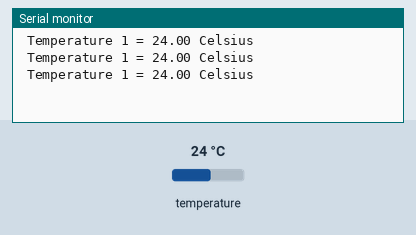
The sketch below on a simulated Arduino Uno, built with avr-gcc and run on an emulated ATmega328P. Shown: the last lines printed to the serial monitor. The inputs (shaded band) are chosen by the test bench; at power-on: temperature 24 °C.

Above: at 1.5 s.
1.6 s: temperature set to 12 °C
At 2.5 s:
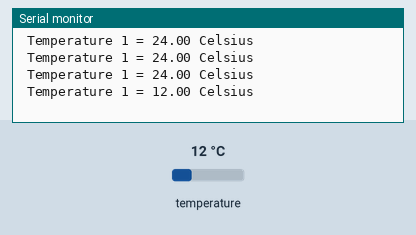
3.1 s: temperature set to 19 °C
At 3.8 s:
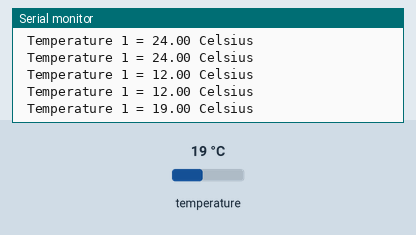
Timing chart, 0 to 6.1 s (numbered marks = the images above; inputs shaded):
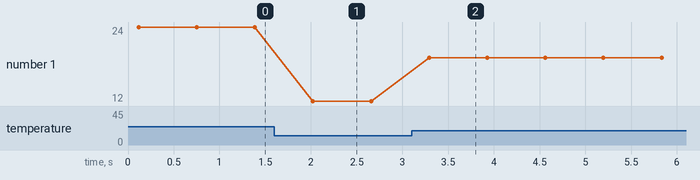

The sketch:

console_version.ino
```cpp
#include <OneWire.h>

// OneWire DS18S20, DS18B20, DS1822 Temperature Example
//
// http://www.pjrc.com/teensy/td_libs_OneWire.html
//
// The DallasTemperature library can do all this work for you!
// http://milesburton.com/Dallas_Temperature_Control_Library

OneWire  ds(9);  // on pin 10 (a 4.7K resistor is necessary)

void setup(void) {
  Serial.begin(9600);
}

int iter;
void loop(void) {
  byte i;
  byte present = 0;
  byte type_s;
  byte data[12];
  byte addr[8];
  float celsius, fahrenheit;

  if ( !ds.search(addr)) {
    Serial.println();
    iter = 0;
    ds.reset_search();
    delay(500);
    return;
  }

  if (OneWire::crc8(addr, 7) != addr[7]) {
      Serial.println("CRC is not valid!");
      return;
  }

  // the first ROM byte indicates which chip
  switch (addr[0]) {
    case 0x10:
      type_s = 1;
      break;
    case 0x28:
    case 0x22:
      type_s = 0;
      break;
    default:
      Serial.println("Device is not a DS18x20 family device.");
      return;
  }

  ds.reset();
  ds.select(addr);
  ds.write(0x44, 1);        // start conversion, with parasite power on at the end

  delay(100);     // maybe 750ms is enough, maybe not
  // we might do a ds.depower() here, but the reset will take care of it.

  present = ds.reset();
  ds.select(addr);
  ds.write(0xBE);         // Read Scratchpad

  Serial.print(" ");
  for ( i = 0; i < 9; i++)            // we need 9 bytes
    data[i] = ds.read();


  // Convert the data to actual temperature
  // because the result is a 16 bit signed integer, it should
  // be stored to an "int16_t" type, which is always 16 bits
  // even when compiled on a 32 bit processor.
  int16_t raw = (data[1] << 8) | data[0];
  if (type_s) {
    raw = raw << 3; // 9 bit resolution default
    if (data[7] == 0x10) {
      // "count remain" gives full 12 bit resolution
      raw = (raw & 0xFFF0) + 12 - data[6];
    }
  } else {
    byte cfg = (data[4] & 0x60);
    // at lower res, the low bits are undefined, so let's zero them
    if (cfg == 0x00) raw = raw & ~7;  // 9 bit resolution, 93.75 ms
    else if (cfg == 0x20) raw = raw & ~3; // 10 bit res, 187.5 ms
    else if (cfg == 0x40) raw = raw & ~1; // 11 bit res, 375 ms
    //// default is 12 bit resolution, 750 ms conversion time
  }
  celsius = (float)raw / 16.0;
  Serial.print("Temperature ");
  Serial.print(++iter, HEX);
  Serial.print(" = ");
  Serial.print(celsius);
  Serial.println(" Celsius");
}
```

Measured:
- after the input at 1.6 s, the serial monitor: prints a new line after 0.42 s (image 1)
- after the input at 3.1 s, the serial monitor: prints a new line after 0.19 s (image 2)
- plotted number 1: 24 → 12 after the input at 1.6 s, 12 → 19 after the input at 3.1 s
